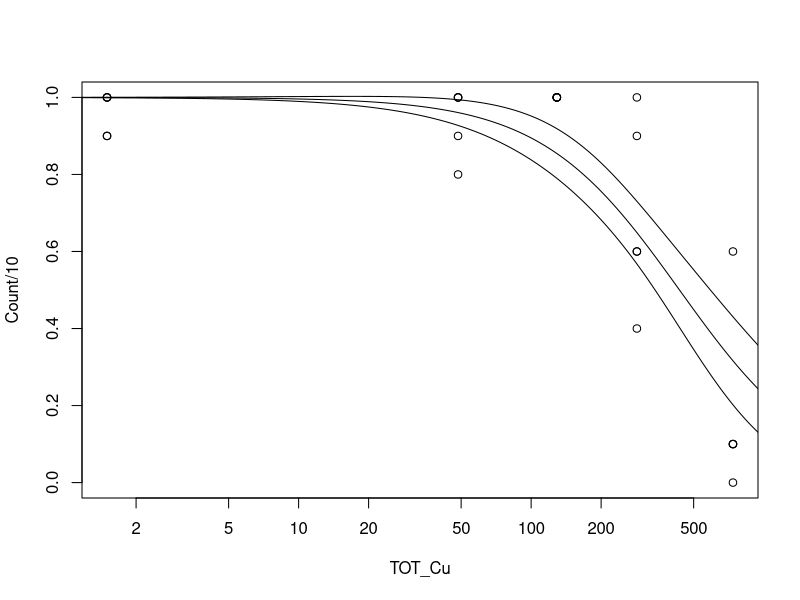
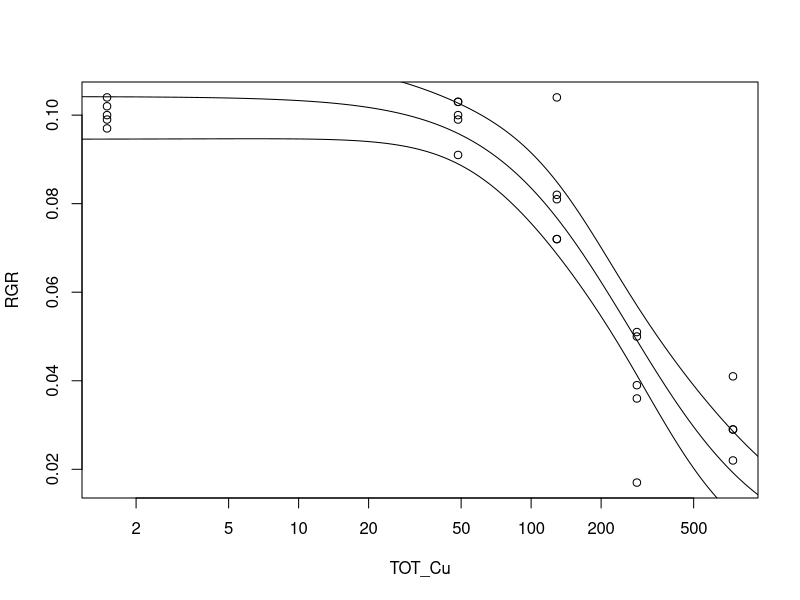
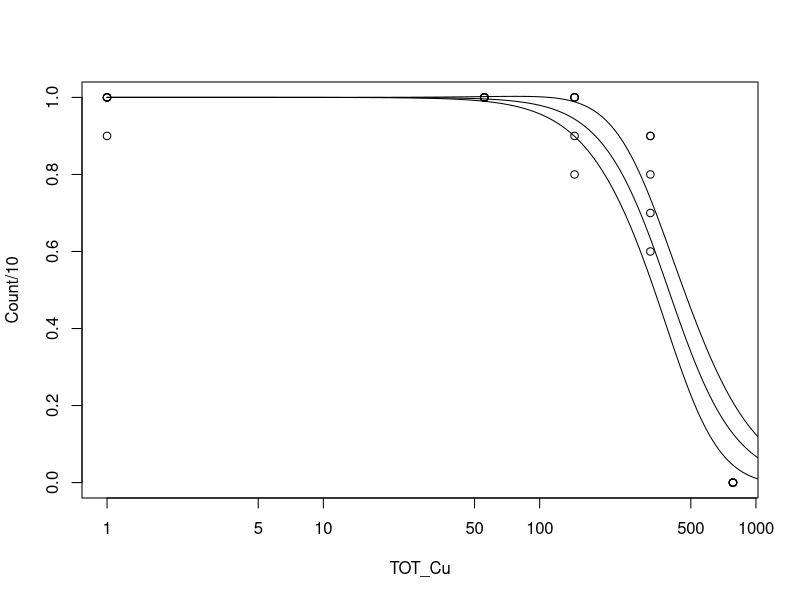
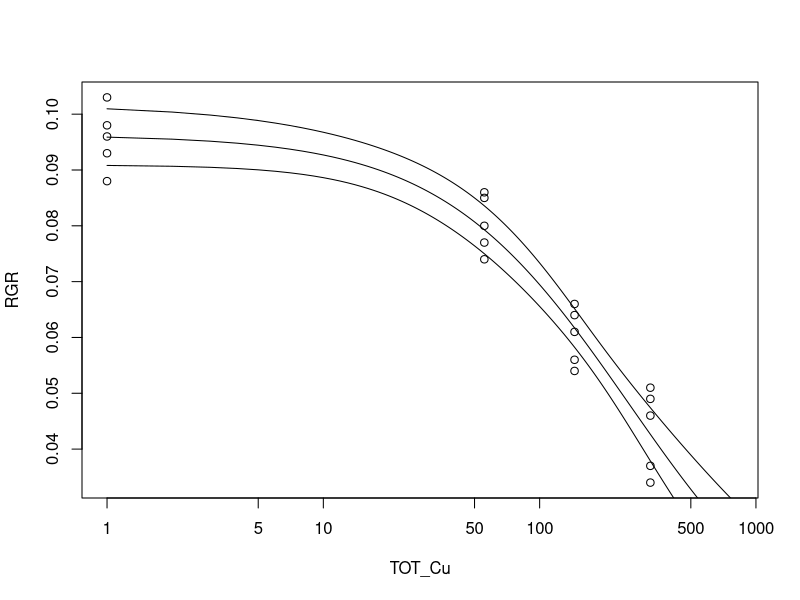
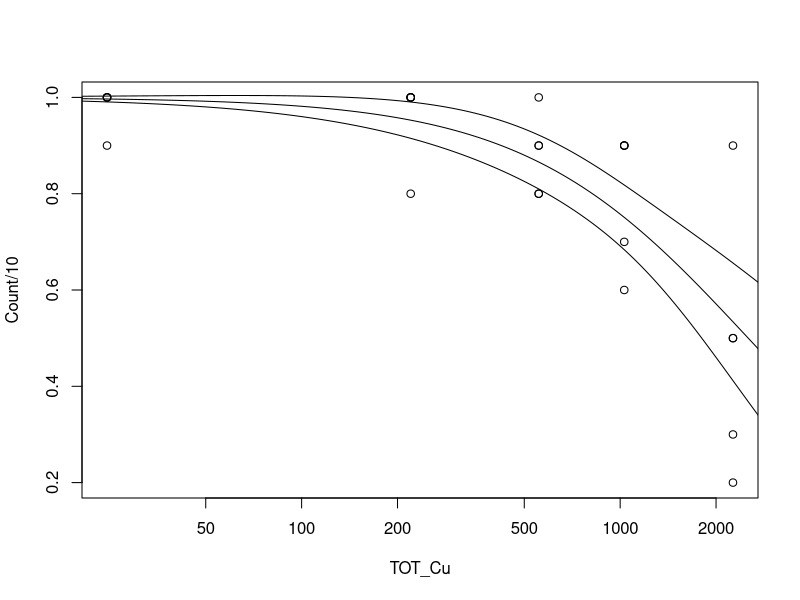
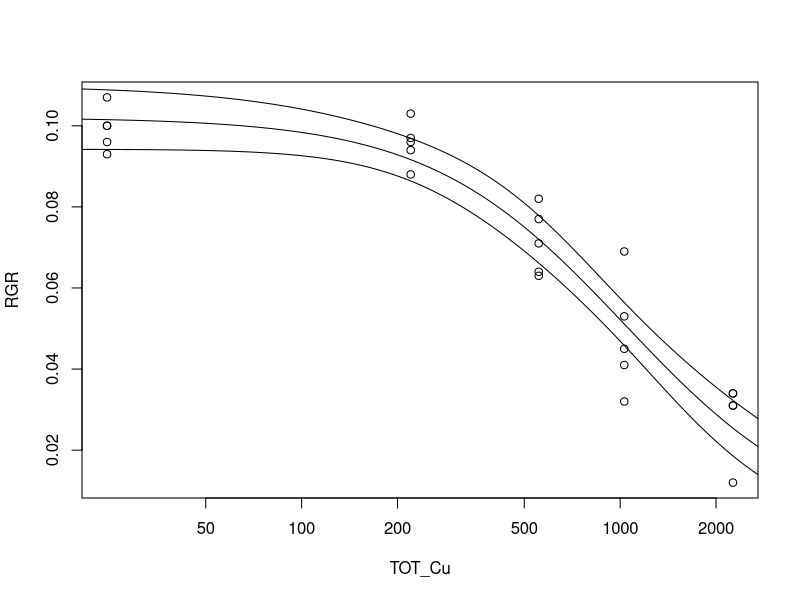
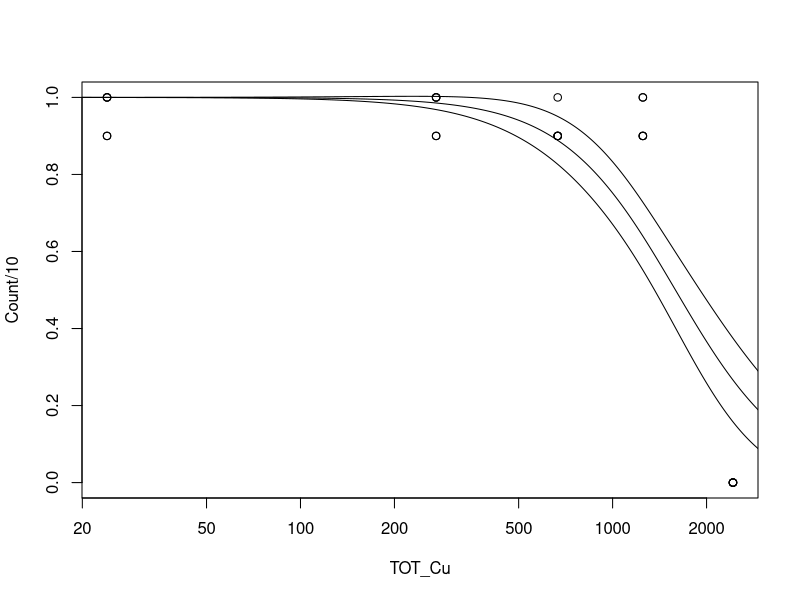
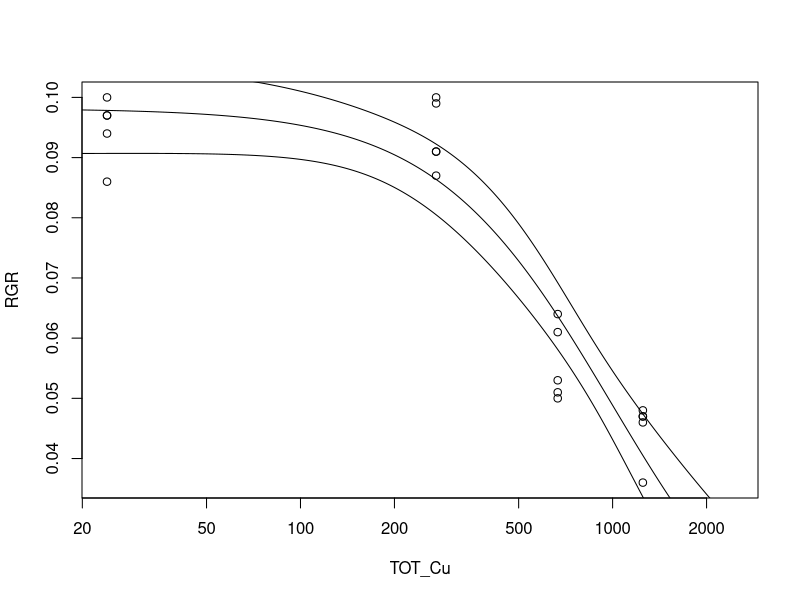

Source code (R) for these figures, in order:
## ---- chunk 1
#Function to calculation EC values for growth with 95% confidence intervals
ECXX=function(model,percent){
  ECname = paste("EC",percent)
  dose=names(model$dataClasses)
  EC = (100-percent)/100 
  ref = model$m$getPar()[1]
  min.x = 1
  max.x = 10000 #Might need to change the range
  range = seq(min.x,max.x,by=1)
  new.range = data.frame(frame=seq(min.x,max.x,by=1))
  names(new.range)[[1]]=dose
  bf = predict(model,newdata=new.range)
  locEC=which.min(abs(bf-ref*EC))
  se = sqrt(apply(attr(predict(model, newdata=new.range),"gradient"),1,function(x) sum(vcov(model)*outer(x,x))))
  LCI=bf+se*qnorm(0.025)
  locL=which.min(abs(LCI-ref*EC))
  UCI=bf+se*qnorm(0.975)
  locU=which.min(abs(UCI-ref*EC))
  result=c(range[locEC],range[locL],range[locU])
  result = signif(result,digits=3)
  names(result)[[1]]=ECname
  names(result)[[2]]="Lower-bound (2.5%)"
  names(result)[[3]]="Upper-bound (97.5%)"
  print(result)
  mat=cbind(new.range,bf,LCI,UCI)
  invisible(list(ResultTable=result,CImat=mat))
}

#Function to calculation LC values for survival with 95% confidence intervals
LCXX=function(model,percent){
  LCname = paste("LC",percent)
  dose = names(model$coef)[2]
  dose = ifelse(grepl("log",dose),sub("\\).*", "", sub(".*\\(", "", dose)) ,dose)
  EC = (100-percent)/100 
  min.x = 1
  max.x = 10000 #Might need to change the range
  range = seq(min.x,max.x,by=1)
  new.range = data.frame(frame=seq(min.x,max.x,by=1))
  names(new.range)[[1]]=dose
  bf = predict(model,newdata=new.range,type="response",se.fit=T)
  locLC=which.min(abs(bf$fit-EC))
  LCI=bf$fit+bf$se.fit*qnorm(0.025)
  locL=which.min(abs(LCI-EC))
  UCI=bf$fit+bf$se.fit*qnorm(0.975)
  locU=which.min(abs(UCI-EC))
  result=c(range[locLC],range[locL],range[locU])
  result = signif(result,digits=3)
  names(result)[[1]]=LCname
  names(result)[[2]]="Lower-bound (2.5%)"
  names(result)[[3]]="Upper-bound (97.5%)"
  print(result)
  mat=cbind(new.range,bf$fit,LCI,UCI)
  invisible(list(ResultTable=result,CImat=mat))
  	}

#Function to complete ANOVA-like inference from non-linear least-squares regression
ANOVA_F=function(mod,y){
  ypred=predict(mod)
  y.no.na = y[!is.na(y)]
  dfnum = length(mod$m$getPar())-1
  dfden = length(y.no.na)-length(mod$m$getPar())
  SSerr=sum((ypred-y.no.na)^2)
	SSreg=sum((ypred-mean(y.no.na))^2)
	SStot = SSerr + SSreg
  Frat = (SSreg/dfnum)/(SSerr/dfden)
  probF = pf(Frat,dfnum,dfden,lower.tail=F)
  Rsquare = 1-(SSerr/SStot)
  result=c(Frat,probF,Rsquare)
  names(result)[[1]]="F ratio"
	names(result)[[2]]="P-value"
  names(result)[[3]]="R-squared"
  return(result)
	}
## ---- chunk 2
CuTox<-read.csv(file="Cu_Ha.csv")
summary(CuTox)
CuTox$Nom_Cu<-factor(CuTox$Nom_Cu)
CuTox$Dead<-10-CuTox$Count

OcoeeTox<-subset(CuTox,CuTox$Sediment=="Ocoee")
DowTox<-subset(CuTox,CuTox$Sediment=="Dow")
OcoeeTox$Nom_Cu<-OcoeeTox$Nom_Cu[,drop=T]
DowTox$Nom_Cu<-DowTox$Nom_Cu[,drop=T]
DowToxF<-subset(DowTox,DowTox$Treat=="F")
DowToxS<-subset(DowTox,DowTox$Treat=="S")
OcoeeToxF<-subset(OcoeeTox,OcoeeTox$Treat=="F")
OcoeeToxS<-subset(OcoeeTox,OcoeeTox$Treat=="S")
## ---- chunk 3
plot(Count/10~(TOT_Cu),data=DowToxF,log="x")
DFsurv <- glm(cbind(Count,Dead)~log10(TOT_Cu),data=DowToxF,family=binomial)
summary(DFsurv)
shapiro.test(resid(DFsurv)) #OK
#p < 0.001
1-DFsurv$deviance/DFsurv$null.deviance
#R2 = 0.55

DFs = LCXX(DFsurv,50) #LC50 = 435 mg/kg
for(i in 1:3){lines(DFs$CImat[,1],(DFs$CImat[,1+i]))}

plot(RGR~TOT_Cu,data=DowToxF,log="x")
DFg <- nls(RGR~SSlogis(log10(TOT_Cu),Asym,xmid,scal),data=DowToxF)
summary(DFg)
shapiro.test(resid(DFg)) #OK
ANOVA_F(DFg,DowToxF$RGR) # p < 0.001, r2 = 0.88

DF = ECXX(DFg,10) #EC10 = 57
for(i in 1:3){lines(DF$CImat[,1],DF$CImat[,1+i])}
## ---- chunk 4
plot(Count/10~TOT_Cu,data=DowToxS,log="x")
DSsurv <- glm(cbind(Count,Dead)~log10(TOT_Cu),data=DowToxS,family=binomial)
summary(DSsurv)
shapiro.test(resid(DSsurv)) #0.003
1-DSsurv$deviance/DSsurv$null.deviance
#p < 0.001, r2 = 0.74

DSs = LCXX(DSsurv,50) #LC50 395 
for(i in 1:3){lines(DSs$CImat[,1],DSs$CImat[,i+1])}

plot(RGR~TOT_Cu,data=DowToxS,log="x")
DSg <- nls(RGR~SSlogis(log10(TOT_Cu),Asym,xmid,scal),data=DowToxS)
summary(DSg)
shapiro.test(resid(DSg)) #OK
ANOVA_F(DSg,DowToxS$RGR) #p < 0.001, r2 = 0.93

DS = ECXX(DSg,10) #EC10 = 29
for(i in 1:3){lines(DS$CImat[,1],DS$CImat[,1+i])}
## ---- chunk 5
plot(Count/10~TOT_Cu,data=OcoeeToxF,log="x")
OFsurv <- glm(cbind(Count,Dead)~log10(TOT_Cu),data=OcoeeToxF,binomial)
summary(OFsurv)
shapiro.test(resid(OFsurv)) #OK
1-OFsurv$deviance/OFsurv$null.deviance
 #p < 0.001, r2= 0.59

OFs = LCXX(OFsurv,50) #LC50 = 2520
for(i in 1:3){lines(OFs$CImat[,1],OFs$CImat[,1+i])}

plot(RGR~TOT_Cu,data=OcoeeToxF,log="x")
OFg <- nls(RGR~SSlogis(log10(TOT_Cu),Asym,xmid,scal),data=OcoeeToxF)
summary(OFg)
shapiro.test(resid(OFg)) #OK
ANOVA_F(OFg,OcoeeToxF$RGR) #p < 0.001, r2 = 0.91

OF = ECXX(OFg,10) #EC10 = 217
for(i in 1:3){lines(OF$CImat[,1],OF$CImat[,i+1])}
## ---- chunk 6
plot(Count/10~TOT_Cu,data=OcoeeToxS,log="x")
OSsurv <- glm(cbind(Count,Dead)~log10(TOT_Cu),data=OcoeeToxS,binomial)
shapiro.test(resid(OSsurv)) #OK
summary(OSsurv)
1-OSsurv$deviance/OSsurv$null.deviance
#p < 0.001, r2 = 0.54

OSs = LCXX(OSsurv,50) #LC10 = 1590
for(i in 1:3){lines(OSs$CImat[,1],OSs$CImat[,1+i])}

plot(RGR~TOT_Cu,data=OcoeeToxS,log="x")
OSg <- nls(RGR~SSlogis(log10(TOT_Cu),Asym,xmid,scal),data=OcoeeToxS)
shapiro.test(resid(OSg)) #OK
summary(OSg)
ANOVA_F(OSg,OcoeeToxS$RGR) #p < 0.001, r2 = 0.89

OS = ECXX(OSg,10) #EC10 = 238
for(i in 1:3){lines(OS$CImat[,1],OS$CImat[,i+1])}
## ---- chunk 7
#Dow
plot(RGR~SEMAVSfOC2,data=DowToxS,ylim=c(0,0.12),col="orangered3",las=1,log="x",xlim=c(1,1000))
points(RGR~SEMAVSfOC2,data=DowToxF,col="royalblue3",pch=15)

#Dow F alone
DFsao <- nls(RGR~SSlogis(log10(SEMAVSfOC2),Asym,xmid,scal),data=DowToxF)
shapiro.test(resid(DFsao))
summary(DFsao)
ANOVA_F(DFsao,DowToxF$RGR)
DF.EC <- ECXX(DFsao,10)

#Dow S alone
DSsao <- nls(RGR~SSlogis(log10(SEMAVSfOC2),Asym,xmid,scal),data=DowToxS)
shapiro.test(resid(DSsao))
summary(DSsao)
ANOVA_F(DSsao,DowToxS$RGR)
DS.EC <-ECXX(DSsao,10)

#Combined model
Dsao <- nls(RGR~SSlogis(log10(SEMAVSfOC2),Asym,xmid,scal),data=DowTox)
shapiro.test(resid(Dsao))
summary(Dsao)
ANOVA_F(Dsao,DowTox$RGR)
D.EC <- ECXX(Dsao,10)

#Ocoee
plot(RGR~SEMAVSfOC2,data=OcoeeToxS,ylim=c(0,0.12),col="orangered3",las=1,log="x",xlim=c(1,10000))
points(RGR~SEMAVSfOC2,data=OcoeeToxF,col="royalblue3",pch=15)

#Ocoee F alone
OFsao <- nls(RGR~SSlogis(log10(SEMAVSfOC2),Asym,xmid,scal),data=OcoeeToxF)
summary(OFsao)
shapiro.test(resid(OFsao))
ANOVA_F(OFsao,OcoeeToxF$RGR)
OF.EC <- ECXX(OFsao,10)

#Ocoee S alone
OSsao <- nls(RGR~SSlogis(log10(SEMAVSfOC2),Asym,xmid,scal),data=OcoeeToxS)
summary(OSsao)
shapiro.test(resid(OSsao))
ANOVA_F(OSsao,OcoeeToxS$RGR)
OS.EC <- ECXX(OSsao,10)

#Combined model
Osao <- nls(RGR~SSlogis(log10(SEMAVSfOC2),Asym,xmid,scal),data=OcoeeTox)
shapiro.test(resid(Osao))
summary(Osao)
ANOVA_F(Osao,OcoeeTox$RGR)
O.EC <- ECXX(Osao,10)
